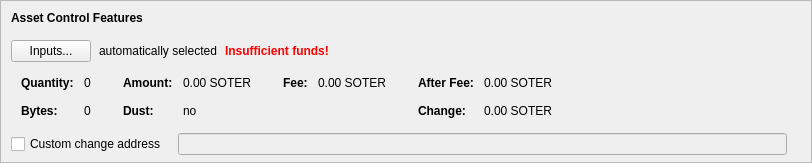
    <widget class="QFrame" name="frameAssetControl">
     <property name="sizePolicy">
      <sizepolicy hsizetype="Expanding" vsizetype="Fixed">
       <horstretch>0</horstretch>
       <verstretch>0</verstretch>
      </sizepolicy>
     </property>
     <property name="maximumSize">
      <size>
       <width>16777215</width>
       <height>16777215</height>
      </size>
     </property>
     <property name="frameShape">
      <enum>QFrame::StyledPanel</enum>
     </property>
     <property name="frameShadow">
      <enum>QFrame::Sunken</enum>
     </property>
     <layout class="QVBoxLayout" name="verticalLayoutAssetControl2">
      <property name="spacing">
       <number>0</number>
      </property>
      <property name="leftMargin">
       <number>0</number>
      </property>
      <property name="topMargin">
       <number>0</number>
      </property>
      <property name="rightMargin">
       <number>0</number>
      </property>
      <property name="bottomMargin">
       <number>6</number>
      </property>
      <item>
       <layout class="QVBoxLayout" name="verticalLayoutAssetControl" stretch="0,0,0,0,0">
        <property name="spacing">
         <number>0</number>
        </property>
        <property name="leftMargin">
         <number>10</number>
        </property>
        <property name="topMargin">
         <number>10</number>
        </property>
        <item>
         <layout class="QHBoxLayout" name="horizontalLayoutAssetControl1">
          <property name="bottomMargin">
           <number>15</number>
          </property>
          <item>
           <widget class="QLabel" name="labelAssetControlFeatures">
            <property name="sizePolicy">
             <sizepolicy hsizetype="Preferred" vsizetype="Maximum">
              <horstretch>0</horstretch>
              <verstretch>0</verstretch>
             </sizepolicy>
            </property>
            <property name="font">
             <font>
              <weight>75</weight>
              <bold>true</bold>
             </font>
            </property>
            <property name="styleSheet">
             <string notr="true">font-weight:bold;</string>
            </property>
            <property name="text">
             <string>Asset Control Features</string>
            </property>
           </widget>
          </item>
         </layout>
        </item>
        <item>
         <layout class="QHBoxLayout" name="horizontalLayoutAssetControl2" stretch="0,0,0,0">
          <property name="spacing">
           <number>8</number>
          </property>
          <property name="bottomMargin">
           <number>10</number>
          </property>
          <item>
           <widget class="QPushButton" name="pushButtonAssetControl">
            <property name="styleSheet">
             <string notr="true"/>
            </property>
            <property name="text">
             <string>Inputs...</string>
            </property>
            <property name="autoDefault">
             <bool>false</bool>
            </property>
           </widget>
          </item>
          <item>
           <widget class="QLabel" name="labelAssetControlAutomaticallySelected">
            <property name="text">
             <string>automatically selected</string>
            </property>
            <property name="margin">
             <number>5</number>
            </property>
           </widget>
          </item>
          <item>
           <widget class="QLabel" name="labelAssetControlInsuffFunds">
            <property name="font">
             <font>
              <weight>75</weight>
              <bold>true</bold>
             </font>
            </property>
            <property name="styleSheet">
             <string notr="true">color:red;font-weight:bold;</string>
            </property>
            <property name="text">
             <string>Insufficient funds!</string>
            </property>
            <property name="margin">
             <number>5</number>
            </property>
           </widget>
          </item>
          <item>
           <spacer name="horizontalSpacerAssetControl">
            <property name="orientation">
             <enum>Qt::Horizontal</enum>
            </property>
            <property name="sizeHint" stdset="0">
             <size>
              <width>40</width>
              <height>1</height>
             </size>
            </property>
           </spacer>
          </item>
         </layout>
        </item>
        <item>
         <widget class="QWidget" name="widgetAssetControl" native="true">
          <property name="sizePolicy">
           <sizepolicy hsizetype="Preferred" vsizetype="Preferred">
            <horstretch>0</horstretch>
            <verstretch>0</verstretch>
           </sizepolicy>
          </property>
          <property name="minimumSize">
           <size>
            <width>0</width>
            <height>0</height>
           </size>
          </property>
          <property name="styleSheet">
           <string notr="true"/>
          </property>
          <layout class="QHBoxLayout" name="horizontalLayoutAssetControl5">
           <property name="leftMargin">
            <number>0</number>
           </property>
           <property name="topMargin">
            <number>0</number>
           </property>
           <property name="rightMargin">
            <number>0</number>
           </property>
           <property name="bottomMargin">
            <number>0</number>
           </property>
           <item>
            <layout class="QHBoxLayout" name="horizontalLayoutAssetControl3" stretch="0,0,0,1">
             <property name="spacing">
              <number>20</number>
             </property>
             <property name="topMargin">
              <number>0</number>
             </property>
             <property name="bottomMargin">
              <number>10</number>
             </property>
             <item>
              <layout class="QFormLayout" name="formLayoutAssetControl1">
               <property name="horizontalSpacing">
                <number>10</number>
               </property>
               <property name="verticalSpacing">
                <number>14</number>
               </property>
               <property name="leftMargin">
                <number>10</number>
               </property>
               <property name="topMargin">
                <number>4</number>
               </property>
               <property name="rightMargin">
                <number>6</number>
               </property>
               <item row="0" column="0">
                <widget class="QLabel" name="labelAssetControlQuantityText">
                 <property name="font">
                  <font>
                   <weight>75</weight>
                   <bold>true</bold>
                  </font>
                 </property>
                 <property name="text">
                  <string>Quantity:</string>
                 </property>
                 <property name="margin">
                  <number>0</number>
                 </property>
                </widget>
               </item>
               <item row="0" column="1">
                <widget class="QLabel" name="labelAssetControlQuantity">
                 <property name="cursor">
                  <cursorShape>IBeamCursor</cursorShape>
                 </property>
                 <property name="contextMenuPolicy">
                  <enum>Qt::ActionsContextMenu</enum>
                 </property>
                 <property name="text">
                  <string notr="true">0</string>
                 </property>
                 <property name="margin">
                  <number>0</number>
                 </property>
                 <property name="textInteractionFlags">
                  <set>Qt::LinksAccessibleByMouse|Qt::TextSelectableByKeyboard|Qt::TextSelectableByMouse</set>
                 </property>
                </widget>
               </item>
               <item row="1" column="0">
                <widget class="QLabel" name="labelAssetControlBytesText">
                 <property name="font">
                  <font>
                   <weight>75</weight>
                   <bold>true</bold>
                  </font>
                 </property>
                 <property name="text">
                  <string>Bytes:</string>
                 </property>
                </widget>
               </item>
               <item row="1" column="1">
                <widget class="QLabel" name="labelAssetControlBytes">
                 <property name="cursor">
                  <cursorShape>IBeamCursor</cursorShape>
                 </property>
                 <property name="contextMenuPolicy">
                  <enum>Qt::ActionsContextMenu</enum>
                 </property>
                 <property name="text">
                  <string notr="true">0</string>
                 </property>
                 <property name="textInteractionFlags">
                  <set>Qt::LinksAccessibleByMouse|Qt::TextSelectableByKeyboard|Qt::TextSelectableByMouse</set>
                 </property>
                </widget>
               </item>
              </layout>
             </item>
             <item>
              <layout class="QFormLayout" name="formLayoutAssetControl2">
               <property name="horizontalSpacing">
                <number>10</number>
               </property>
               <property name="verticalSpacing">
                <number>14</number>
               </property>
               <property name="leftMargin">
                <number>6</number>
               </property>
               <property name="topMargin">
                <number>4</number>
               </property>
               <property name="rightMargin">
                <number>6</number>
               </property>
               <item row="0" column="0">
                <widget class="QLabel" name="labelAssetControlAmountText">
                 <property name="font">
                  <font>
                   <weight>75</weight>
                   <bold>true</bold>
                  </font>
                 </property>
                 <property name="text">
                  <string>Amount:</string>
                 </property>
                 <property name="margin">
                  <number>0</number>
                 </property>
                </widget>
               </item>
               <item row="0" column="1">
                <widget class="QLabel" name="labelAssetControlAmount">
                 <property name="cursor">
                  <cursorShape>IBeamCursor</cursorShape>
                 </property>
                 <property name="contextMenuPolicy">
                  <enum>Qt::ActionsContextMenu</enum>
                 </property>
                 <property name="text">
                  <string notr="true">0.00 SOTER</string>
                 </property>
                 <property name="textInteractionFlags">
                  <set>Qt::LinksAccessibleByMouse|Qt::TextSelectableByKeyboard|Qt::TextSelectableByMouse</set>
                 </property>
                </widget>
               </item>
               <item row="1" column="0">
                <widget class="QLabel" name="labelAssetControlLowOutputText">
                 <property name="font">
                  <font>
                   <weight>75</weight>
                   <bold>true</bold>
                  </font>
                 </property>
                 <property name="text">
                  <string>Dust:</string>
                 </property>
                </widget>
               </item>
               <item row="1" column="1">
                <widget class="QLabel" name="labelAssetControlLowOutput">
                 <property name="cursor">
                  <cursorShape>IBeamCursor</cursorShape>
                 </property>
                 <property name="contextMenuPolicy">
                  <enum>Qt::ActionsContextMenu</enum>
                 </property>
                 <property name="text">
                  <string notr="true">no</string>
                 </property>
                 <property name="textInteractionFlags">
                  <set>Qt::LinksAccessibleByMouse|Qt::TextSelectableByKeyboard|Qt::TextSelectableByMouse</set>
                 </property>
                </widget>
               </item>
              </layout>
             </item>
             <item>
              <layout class="QFormLayout" name="formLayoutAssetControl3">
               <property name="horizontalSpacing">
                <number>10</number>
               </property>
               <property name="verticalSpacing">
                <number>14</number>
               </property>
               <property name="leftMargin">
                <number>6</number>
               </property>
               <property name="topMargin">
                <number>4</number>
               </property>
               <property name="rightMargin">
                <number>6</number>
               </property>
               <item row="0" column="0">
                <widget class="QLabel" name="labelAssetControlFeeText">
                 <property name="font">
                  <font>
                   <weight>75</weight>
                   <bold>true</bold>
                  </font>
                 </property>
                 <property name="text">
                  <string>Fee:</string>
                 </property>
                 <property name="margin">
                  <number>0</number>
                 </property>
                </widget>
               </item>
               <item row="0" column="1">
                <widget class="QLabel" name="labelAssetControlFee">
                 <property name="cursor">
                  <cursorShape>IBeamCursor</cursorShape>
                 </property>
                 <property name="contextMenuPolicy">
                  <enum>Qt::ActionsContextMenu</enum>
                 </property>
                 <property name="text">
                  <string notr="true">0.00 SOTER</string>
                 </property>
                 <property name="textInteractionFlags">
                  <set>Qt::LinksAccessibleByMouse|Qt::TextSelectableByKeyboard|Qt::TextSelectableByMouse</set>
                 </property>
                </widget>
               </item>
              </layout>
             </item>
             <item>
              <layout class="QFormLayout" name="formLayoutAssetControl4">
               <property name="horizontalSpacing">
                <number>10</number>
               </property>
               <property name="verticalSpacing">
                <number>14</number>
               </property>
               <property name="leftMargin">
                <number>6</number>
               </property>
               <property name="topMargin">
                <number>4</number>
               </property>
               <property name="rightMargin">
                <number>6</number>
               </property>
               <item row="0" column="0">
                <widget class="QLabel" name="labelAssetControlAfterFeeText">
                 <property name="font">
                  <font>
                   <weight>75</weight>
                   <bold>true</bold>
                  </font>
                 </property>
                 <property name="text">
                  <string>After Fee:</string>
                 </property>
                 <property name="margin">
                  <number>0</number>
                 </property>
                </widget>
               </item>
               <item row="0" column="1">
                <widget class="QLabel" name="labelAssetControlAfterFee">
                 <property name="cursor">
                  <cursorShape>IBeamCursor</cursorShape>
                 </property>
                 <property name="contextMenuPolicy">
                  <enum>Qt::ActionsContextMenu</enum>
                 </property>
                 <property name="text">
                  <string notr="true">0.00 SOTER</string>
                 </property>
                 <property name="textInteractionFlags">
                  <set>Qt::LinksAccessibleByMouse|Qt::TextSelectableByKeyboard|Qt::TextSelectableByMouse</set>
                 </property>
                </widget>
               </item>
               <item row="1" column="0">
                <widget class="QLabel" name="labelAssetControlChangeText">
                 <property name="font">
                  <font>
                   <weight>75</weight>
                   <bold>true</bold>
                  </font>
                 </property>
                 <property name="text">
                  <string>Change:</string>
                 </property>
                </widget>
               </item>
               <item row="1" column="1">
                <widget class="QLabel" name="labelAssetControlChange">
                 <property name="cursor">
                  <cursorShape>IBeamCursor</cursorShape>
                 </property>
                 <property name="contextMenuPolicy">
                  <enum>Qt::ActionsContextMenu</enum>
                 </property>
                 <property name="text">
                  <string notr="true">0.00 SOTER</string>
                 </property>
                 <property name="textInteractionFlags">
                  <set>Qt::LinksAccessibleByMouse|Qt::TextSelectableByKeyboard|Qt::TextSelectableByMouse</set>
                 </property>
                </widget>
               </item>
              </layout>
             </item>
            </layout>
           </item>
          </layout>
         </widget>
        </item>
        <item>
         <layout class="QHBoxLayout" name="horizontalLayoutAssetControl4" stretch="0,0,0">
          <property name="spacing">
           <number>12</number>
          </property>
          <property name="sizeConstraint">
           <enum>QLayout::SetDefaultConstraint</enum>
          </property>
          <property name="topMargin">
           <number>5</number>
          </property>
          <property name="rightMargin">
           <number>5</number>
          </property>
          <item>
           <widget class="QCheckBox" name="checkBoxAssetControlChange">
            <property name="toolTip">
             <string>If this is activated, but the change address is empty or invalid, change will be sent to a newly generated address.</string>
            </property>
            <property name="text">
             <string>Custom change address</string>
            </property>
           </widget>
          </item>
          <item>
           <widget class="QValidatedLineEdit" name="lineEditAssetControlChange">
            <property name="enabled">
             <bool>false</bool>
            </property>
            <property name="sizePolicy">
             <sizepolicy hsizetype="Expanding" vsizetype="Fixed">
              <horstretch>0</horstretch>
              <verstretch>0</verstretch>
             </sizepolicy>
            </property>
           </widget>
          </item>
          <item>
           <widget class="QLabel" name="labelAssetControlChangeLabel">
            <property name="sizePolicy">
             <sizepolicy hsizetype="Preferred" vsizetype="Expanding">
              <horstretch>0</horstretch>
              <verstretch>0</verstretch>
             </sizepolicy>
            </property>
            <property name="minimumSize">
             <size>
              <width>0</width>
              <height>0</height>
             </size>
            </property>
            <property name="text">
             <string/>
            </property>
            <property name="margin">
             <number>3</number>
            </property>
           </widget>
          </item>
         </layout>
        </item>
        <item>
         <spacer name="verticalSpacerAssetControl">
          <property name="orientation">
           <enum>Qt::Vertical</enum>
          </property>
          <property name="sizeHint" stdset="0">
           <size>
            <width>800</width>
            <height>1</height>
           </size>
          </property>
         </spacer>
        </item>
       </layout>
      </item>
     </layout>
    </widget>
